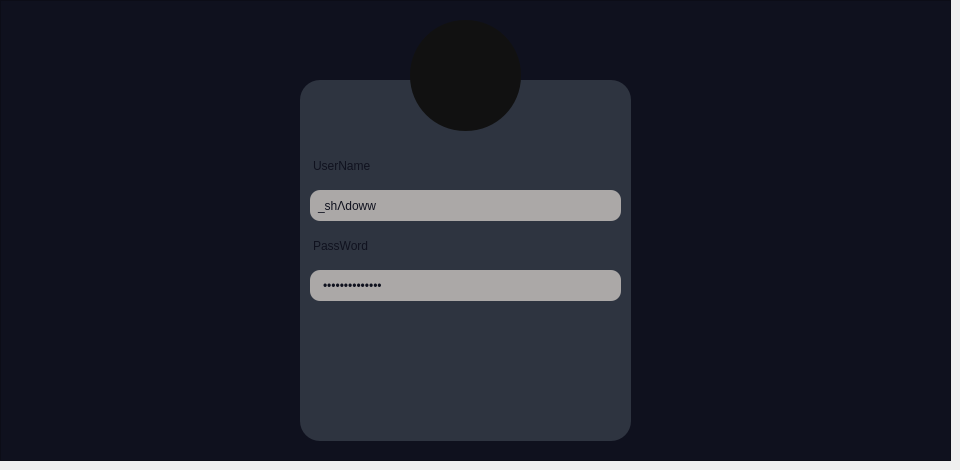
            <widget class="QWidget" name="Profile">
             <widget class="QFrame" name="frame_12">
              <property name="geometry">
               <rect>
                <x>0</x>
                <y>0</y>
                <width>951</width>
                <height>461</height>
               </rect>
              </property>
              <property name="styleSheet">
               <string notr="true">background-color: #0f111e;</string>
              </property>
              <property name="frameShape">
               <enum>QFrame::StyledPanel</enum>
              </property>
              <property name="frameShadow">
               <enum>QFrame::Raised</enum>
              </property>
              <widget class="QFrame" name="frame_13">
               <property name="geometry">
                <rect>
                 <x>300</x>
                 <y>80</y>
                 <width>331</width>
                 <height>361</height>
                </rect>
               </property>
               <property name="styleSheet">
                <string notr="true">background-color:#2E3440;
border-radius: 20px</string>
               </property>
               <property name="frameShape">
                <enum>QFrame::StyledPanel</enum>
               </property>
               <property name="frameShadow">
                <enum>QFrame::Raised</enum>
               </property>
               <widget class="QLabel" name="label_22">
                <property name="geometry">
                 <rect>
                  <x>10</x>
                  <y>110</y>
                  <width>311</width>
                  <height>31</height>
                 </rect>
                </property>
                <property name="styleSheet">
                 <string notr="true">background-color:#aba8a7;
border-radius: 10px;
font: 8pt &quot;Nasalization&quot;;
color:#0f111e;
padding: 5px;</string>
                </property>
                <property name="text">
                 <string>_shΛdoww</string>
                </property>
               </widget>
               <widget class="QLabel" name="label_23">
                <property name="geometry">
                 <rect>
                  <x>10</x>
                  <y>190</y>
                  <width>311</width>
                  <height>31</height>
                 </rect>
                </property>
                <property name="styleSheet">
                 <string notr="true">background-color: #aba8a7;
border-radius: 10px;
font: 8pt &quot;Nasalization&quot;;
color: #0f111e;
padding: 10px;</string>
                </property>
                <property name="text">
                 <string>••••••••••••••</string>
                </property>
               </widget>
               <widget class="QLabel" name="label_24">
                <property name="geometry">
                 <rect>
                  <x>0</x>
                  <y>70</y>
                  <width>331</width>
                  <height>31</height>
                 </rect>
                </property>
                <property name="styleSheet">
                 <string notr="true">
border-radius: 10px;
font: 8pt &quot;Nasalization&quot;;
color: #0f111e;
padding: 10px;</string>
                </property>
                <property name="text">
                 <string>UserName</string>
                </property>
               </widget>
               <widget class="QLabel" name="label_26">
                <property name="geometry">
                 <rect>
                  <x>0</x>
                  <y>150</y>
                  <width>331</width>
                  <height>31</height>
                 </rect>
                </property>
                <property name="styleSheet">
                 <string notr="true">
border-radius: 10px;
font: 8pt &quot;Nasalization&quot;;
color: #0f111e;
padding: 10px;</string>
                </property>
                <property name="text">
                 <string>PassWord</string>
                </property>
               </widget>
              </widget>
              <widget class="QPushButton" name="pushButton_4">
               <property name="geometry">
                <rect>
                 <x>410</x>
                 <y>20</y>
                 <width>111</width>
                 <height>111</height>
                </rect>
               </property>
               <property name="styleSheet">
                <string notr="true">border-radius: 55%;
background-color: #111;</string>
               </property>
               <property name="text">
                <string/>
               </property>
               <property name="icon">
                <iconset>
                 <normaloff>V2 Icons/image-removebg-preview.png</normaloff>V2 Icons/image-removebg-preview.png</iconset>
               </property>
               <property name="iconSize">
                <size>
                 <width>80</width>
                 <height>80</height>
                </size>
               </property>
              </widget>
             </widget>
            </widget>
